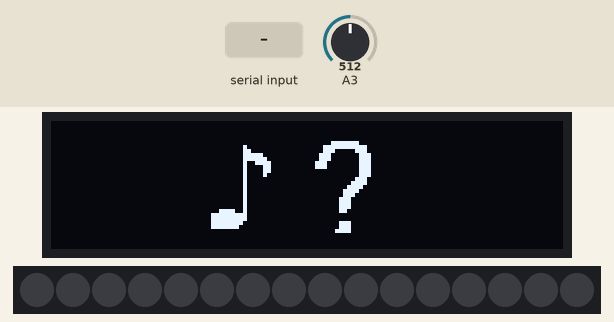
The sketch below on a simulated Arduino Uno, built with avr-gcc and run on an emulated ATmega328P. Shown: 128×32 one-colour display, 16 RGB LEDs in strip order, left to right. Inputs (shaded band) come from the test bench; at power-on: A3 = 512. Dim RGB values are drawn brighter than linear; what the sketch prints to the serial monitor is not drawn.

Above: at 3.2 s.
3.3 s: "90:45:200\n" received over Serial
At 5.1 s:
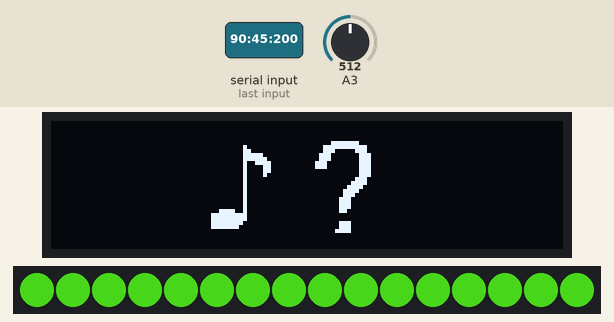
5.8 s: "30:150:10\n" received over Serial
At 8.0 s:
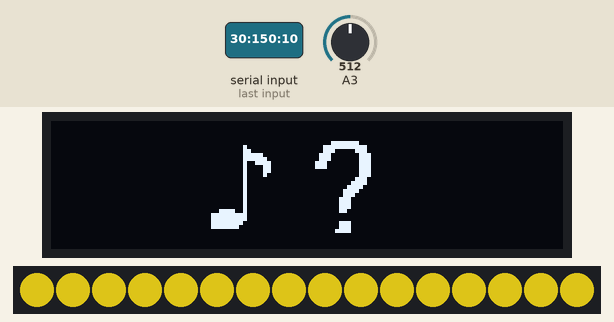
8.3 s: "1:90\n" received over Serial
At 9.33 s:
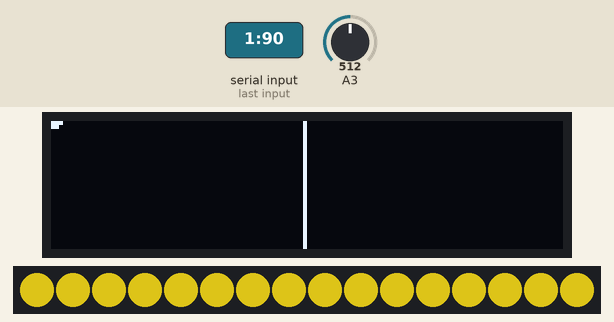
10.8 s: "0\n" received over Serial
Timing chart, 0 to 13.8 s (numbered marks = the images above; inputs shaded):
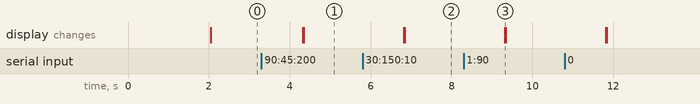

Measured:
- after the input at 3.3 s, the display: first changes after 1.0 s (image 1 shows a later state)
- after the input at 5.8 s, the display: first changes after 1.0 s (image 2 shows a later state)
- after the input at 8.3 s, the display: changes after 1.0 s (image 3)

The sketch:

linegraph_display.ino
```cpp
#include <Adafruit_GFX.h>
#include <Adafruit_SSD1306.h>
#include <Wire.h>
#include <FastLED.h>
#define LED_PIN 6
#define NUM_LEDS 16
CRGB leds[NUM_LEDS];
float analogValue = 0;
float angle = 0;
int time = 0;
const int BUTTON_PIN = 15;
int lastState = HIGH;
int currentState;
float value = 0;
int x1 = 0, y1 = 0, x2 = 0, y2 = 0;

#define SCREEN_WIDTH 128 // OLED display width, in pixels
#define SCREEN_HEIGHT 32 // OLED display height, in pixels
Adafruit_SSD1306 display(SCREEN_WIDTH, SCREEN_HEIGHT, &Wire, -1);

static const unsigned char PROGMEM musicquestion[] = {
0x00, 0x00, 0x00, 0x00, 0x00, 0x00, 0x00, 0x00, 0x00, 0x00, 0x00, 0x00, 0x00, 0x00, 0x00, 0x00, 0x00, 0x00, 0x00, 0x00, 0x00, 0x00, 0x00, 0x00, 0x00, 0x00, 0x00, 0x00, 0x00, 0x00, 0x00, 0x00, 0x00, 0x00, 0x00, 0x00, 0x00, 0x00, 0x00, 0x00, 0x00, 0x00, 0x00, 0x00, 0x00, 0x00, 0x00, 0x00, 0x00, 0x00, 0x00, 0x00, 0x00, 0x00, 0x00, 0x00, 0x00, 0x00, 0x00, 0x00, 0x00, 0x00, 0x00, 0x00, 0x00, 0x00, 0x00, 0x00, 0x00, 0x00, 0x00, 0x00, 0x00, 0x00, 0x00, 0x00, 0x00, 0x00, 0x00, 0x00, 0x00, 0x00, 0x00, 0x00, 0x00, 0x00, 0x00, 0x00, 0x03, 0xf8, 0x00, 0x00, 0x00, 0x00, 0x00, 0x00, 0x00, 0x00, 0x00, 0x00, 0x00, 0x00, 0x80, 0x00, 0x0f, 0xfe, 0x00, 0x00, 0x00, 0x00, 0x00, 0x00, 0x00, 0x00, 0x00, 0x00, 0x00, 0x00, 0xc0, 0x00, 0x0e, 0x0e, 0x00, 0x00, 0x00, 0x00, 0x00, 0x00,
0x00, 0x00, 0x00, 0x00, 0x00, 0x00, 0xf8, 0x00, 0x1c, 0x07, 0x00, 0x00, 0x00, 0x00, 0x00, 0x00, 0x00, 0x00, 0x00, 0x00, 0x00, 0x00, 0xfc, 0x00, 0x1c, 0x07, 0x00, 0x00, 0x00, 0x00, 0x00, 0x00, 0x00, 0x00, 0x00, 0x00, 0x00, 0x00, 0x9e, 0x00, 0x38, 0x07, 0x00, 0x00, 0x00, 0x00, 0x00, 0x00, 0x00, 0x00, 0x00, 0x00, 0x00, 0x00, 0x86, 0x00, 0x38, 0x07, 0x00, 0x00, 0x00, 0x00, 0x00, 0x00, 0x00, 0x00, 0x00, 0x00, 0x00, 0x00, 0x86, 0x00, 0x00, 0x07, 0x00, 0x00, 0x00, 0x00, 0x00, 0x00, 0x00, 0x00, 0x00, 0x00, 0x00, 0x00, 0x84, 0x00, 0x00, 0x07, 0x00, 0x00, 0x00, 0x00, 0x00, 0x00, 0x00, 0x00, 0x00, 0x00, 0x00, 0x00, 0x80, 0x00, 0x00, 0x0e, 0x00, 0x00, 0x00, 0x00, 0x00, 0x00, 0x00, 0x00, 0x00, 0x00, 0x00, 0x00, 0x80, 0x00, 0x00, 0x1e, 0x00, 0x00, 0x00, 0x00, 0x00, 0x00,
0x00, 0x00, 0x00, 0x00, 0x00, 0x00, 0x80, 0x00, 0x00, 0x3c, 0x00, 0x00, 0x00, 0x00, 0x00, 0x00, 0x00, 0x00, 0x00, 0x00, 0x00, 0x00, 0x80, 0x00, 0x00, 0x78, 0x00, 0x00, 0x00, 0x00, 0x00, 0x00, 0x00, 0x00, 0x00, 0x00, 0x00, 0x00, 0x80, 0x00, 0x00, 0x70, 0x00, 0x00, 0x00, 0x00, 0x00, 0x00, 0x00, 0x00, 0x00, 0x00, 0x00, 0x00, 0x80, 0x00, 0x00, 0xe0, 0x00, 0x00, 0x00, 0x00, 0x00, 0x00, 0x00, 0x00, 0x00, 0x00, 0x00, 0x00, 0x80, 0x00, 0x00, 0xe0, 0x00, 0x00, 0x00, 0x00, 0x00, 0x00, 0x00, 0x00, 0x00, 0x00, 0x00, 0x00, 0x80, 0x00, 0x00, 0xe0, 0x00, 0x00, 0x00, 0x00, 0x00, 0x00, 0x00, 0x00, 0x00, 0x00, 0x00, 0x3c, 0x80, 0x00, 0x00, 0xc0, 0x00, 0x00, 0x00, 0x00, 0x00, 0x00, 0x00, 0x00, 0x00, 0x00, 0x00, 0xff, 0x80, 0x00, 0x00, 0x00, 0x00, 0x00, 0x00, 0x00, 0x00, 0x00,
0x00, 0x00, 0x00, 0x00, 0x00, 0xff, 0x80, 0x00, 0x00, 0x00, 0x00, 0x00, 0x00, 0x00, 0x00, 0x00, 0x00, 0x00, 0x00, 0x00, 0x00, 0xff, 0x00, 0x00, 0x00, 0xe0, 0x00, 0x00, 0x00, 0x00, 0x00, 0x00, 0x00, 0x00, 0x00, 0x00, 0x00, 0xfe, 0x00, 0x00, 0x00, 0xe0, 0x00, 0x00, 0x00, 0x00, 0x00, 0x00, 0x00, 0x00, 0x00, 0x00, 0x00, 0x00, 0x00, 0x00, 0x01, 0xe0, 0x00, 0x00, 0x00, 0x00, 0x00, 0x00, 0x00, 0x00, 0x00, 0x00, 0x00, 0x00, 0x00, 0x00, 0x00, 0x00, 0x00, 0x00, 0x00, 0x00, 0x00, 0x00, 0x00, 0x00, 0x00, 0x00, 0x00, 0x00, 0x00, 0x00, 0x00, 0x00, 0x00, 0x00, 0x00, 0x00, 0x00, 0x00, 0x00, 0x00, 0x00, 0x00, 0x00, 0x00, 0x00, 0x00, 0x00, 0x00, 0x00, 0x00, 0x00, 0x00, 0x00, 0x00, 0x00, 0x00, 0x00, 0x00, 0x00, 0x00, 0x00, 0x00, 0x00, 0x00, 0x00, 0x00, 0x00, 0x00, 0x00, 0x00,
};

void setup() {
  // Initialize serial communication
  Serial.begin(9600);
  pinMode(A3,INPUT);
  pinMode(BUTTON_PIN, INPUT_PULLUP);

  // Initialize display
   if(!display.begin(SSD1306_SWITCHCAPVCC, 0x3C)) { // Address 0x3D for 128x64
    Serial.println(F("SSD1306 allocation failed"));
    for(;;);
  }
  delay(2000);
  display.clearDisplay();
  FastLED.addLeds<WS2812, LED_PIN, GRB>(leds, NUM_LEDS);
  FastLED.setMaxPowerInVoltsAndMilliamps(5, 500);
  FastLED.clear();
  FastLED.show();

}
void loop() {
  display.clearDisplay();
  if (Serial.available() > 0) {
    String data = Serial.readString();
    // String data = Serial.readStringUntil(';');
    // Serial.print("Received data: ");
    // Serial.println(data);
    analogValue = analogRead(A3);
    angle = map(analogValue, 0, 1023, 0, 315);
    value = int(angle / 315 * 128);
    Serial.print("A:");
    Serial.println(angle);
    display.drawLine(value, 0, value, 32, WHITE);

    // Parse data and draw lines
    // int x1 = 0, y1 = 0, x2 = 0, y2 = 0, color; // Initialize to 0 or other appropriate values
    char temp[data.length() + 1];
    strcpy(temp, data.c_str());
    char *ptr1 = strtok(temp, ":");
    // char *ptr1 = strtok(data.c_str(), ":");
    char *ptr2 = strtok(NULL, ":");
    char *ptr = strtok(ptr1, ";");
    while (ptr != NULL) {
      sscanf(ptr, "%d,%d,%d,%d", &x1, &y1, &x2, &y2);
      Serial.print("Drawing line from (");
      Serial.print(x1);
      Serial.print(",");
      Serial.print(y1);
      Serial.print(") to (");
      Serial.print(x2);
      Serial.print(",");
      Serial.print(y2);
      Serial.print(") - ");
      display.drawCircle(x1, y1, 1, WHITE); // Radius of 1 pixel
      display.drawCircle(x2, y2, 1, WHITE); // Radius of 1 pixel
      display.drawLine(x1, y1, x2, y2, WHITE); // Assuming WHITE is the color
      ptr = strtok(NULL, ";");
    }

    display.display();
    // Serial.print("Parsing RGB string: ");
    // Serial.println(ptr2);
    int r, g, b;
    sscanf(ptr2, "%d,%d,%d", &r, &g, &b);
    for (int i=0; i<NUM_LEDS;i++){
      leds[i]=CRGB(r,g,b);
    }
    FastLED.show();
    Serial.print("RGB: ");
    Serial.print(r);
    Serial.print(", ");
    Serial.print(g);
    Serial.print(", ");
    Serial.println(b);
  }
  else if (Serial.available() ==0) {
    display.drawBitmap(0, 0, musicquestion, 128, 32, 1);
    display.display();
  }

}
```
